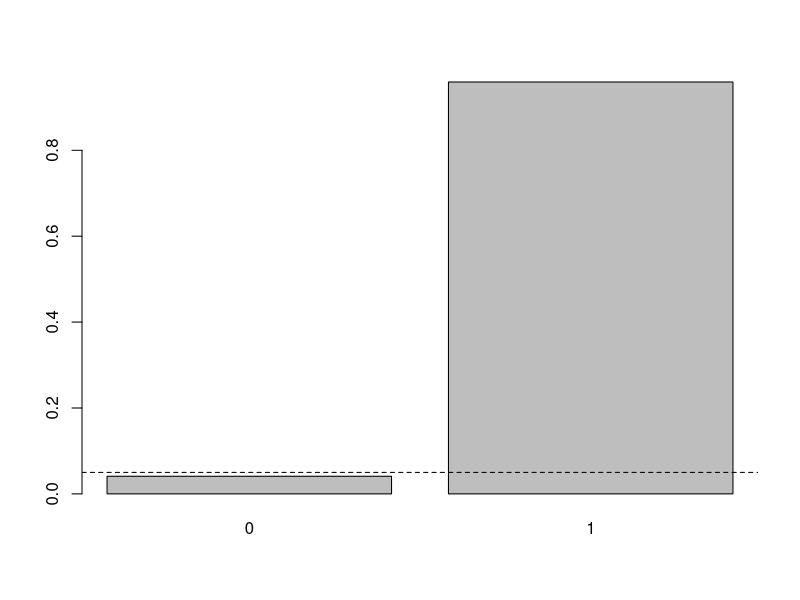
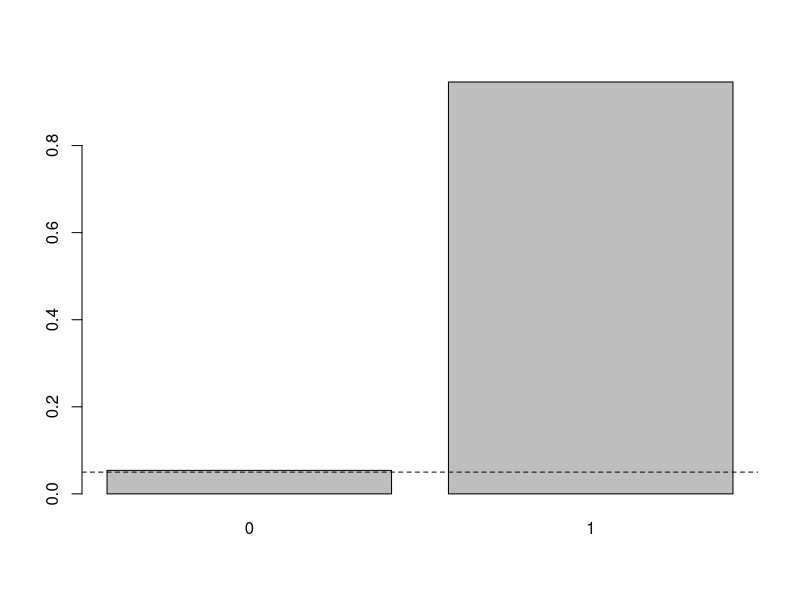
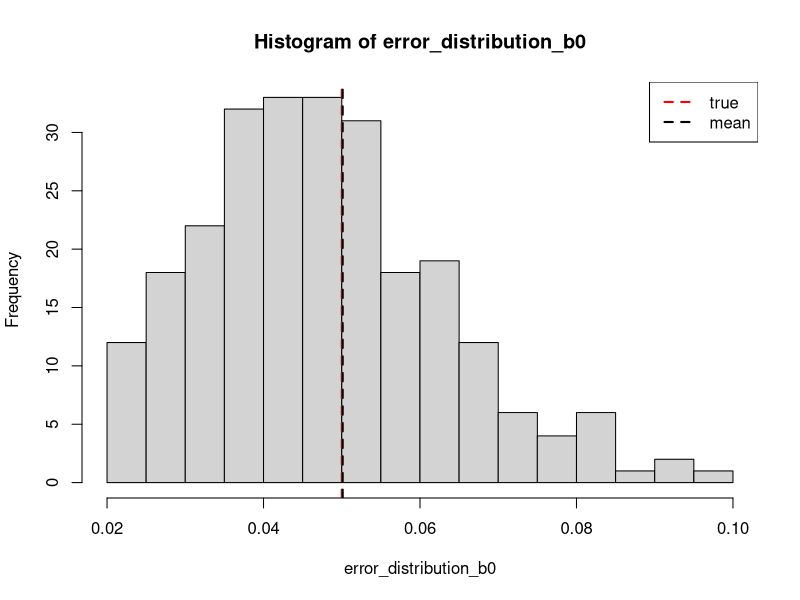
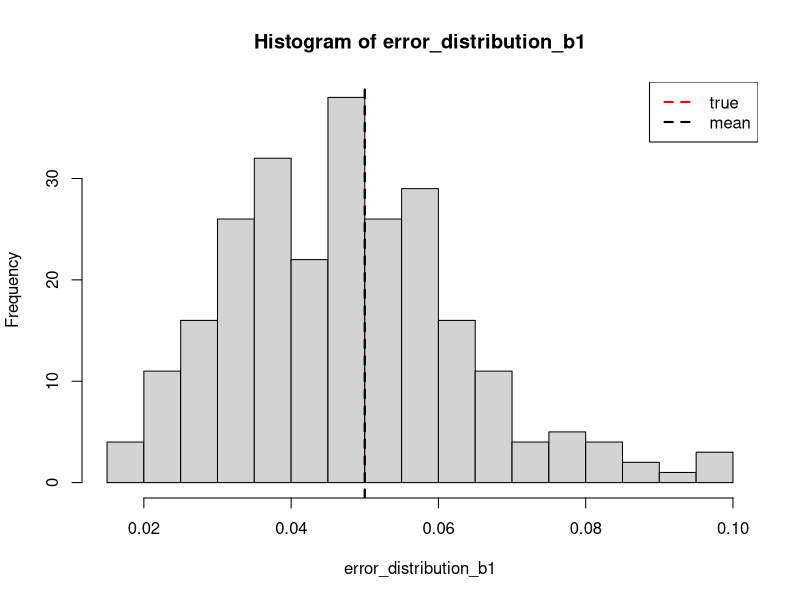

Write R code to recreate these figures, in order.



noise_var <- 6 ** 2
true_slope <- 8
true_intercept <- 2
true_model <- function(x) {true_slope * x + true_intercept}

get_sample_data <- function(n)  { 
    x <- runif(n, -2,2); 
    y <- true_model(x) + rnorm(n, sd=sqrt(noise_var));
    return(data.frame(x=x,y=y))
}


N_iter = 1000
sample_size = 50

correct_interval_b0 <- c()
correct_interval_b1 <- c()

for (i in 1:N_iter) {

  sampled <- get_sample_data(sample_size)
  linear_reg <- lm(y~x, data=sampled)
  
 
  b0 <- linear_reg$coefficients[1]
  b1 <- linear_reg$coefficients[2]
  
  stand_error_slope <- noise_var / sum((sampled$x - mean(sampled$x)) ** 2)
  stand_error_intercept <- noise_var * ((1 / sample_size) +  (mean(sampled$x) ** 2 / sum((sampled$x - mean(sampled$x)) ** 2)))
  
  b1_confidence_interval  <- c(b1 + qnorm(.025) * sqrt(stand_error_slope),
                               b1 + qnorm(1 - .025) * sqrt(stand_error_slope))
  
  print(b1_confidence_interval)
  b0_confidence_interval  <- c(b0 + qnorm(.025) * sqrt(stand_error_intercept),
                               b0 + qnorm(1 - .025) * sqrt(stand_error_intercept))
  
  correct_interval_b1 <- c(correct_interval_b1,
                            as.numeric(true_slope > b1_confidence_interval[1] & 
                                       true_slope < b1_confidence_interval[2]))
  
  correct_interval_b0 <- c(correct_interval_b0,
                           as.numeric(true_intercept > b0_confidence_interval[1] & 
                                      true_intercept < b0_confidence_interval[2]))
                               
}


barplot(table(correct_interval_b1) / N_iter)
abline(h=.05, lty=2)

barplot(table(correct_interval_b0) / N_iter)
abline(h=.05, lty=2)






# Get the distribution of errors for randomly estimated values

error_distribution_b0 <- c()
error_distribution_b1 <- c()

estimation_iterations <- 250
for (i in 1:estimation_iterations) {
  noise_var <- runif(1, 2,50)
  true_slope <- runif(1, -25,25)
  true_intercept <- runif(1,-5,5)
  
  testing_range <- runif(2, -50,50)
  
  true_model <- function(x) {true_slope * x + true_intercept}
  get_sample_data <- function(n)  { 
    x <- runif(n, min(testing_range),max(testing_range)); 
    y <- true_model(x) + rnorm(n, sd=sqrt(noise_var));
    return(data.frame(x=x,y=y))
  }
  
  
  N_iter = 200
  sample_size = floor(runif(1,10, 50))
  
  correct_interval_b0 <- c()
  correct_interval_b1 <- c()
  
  for (j in 1:N_iter) {
    
    sampled <- get_sample_data(sample_size)
    linear_reg <- lm(y~x, data=sampled)
    
    
    b0 <- linear_reg$coefficients[1]
    b1 <- linear_reg$coefficients[2]
    
    stand_error_slope <- noise_var / sum((sampled$x - mean(sampled$x)) ** 2)
    stand_error_intercept <- noise_var * ((1 / sample_size) +  (mean(sampled$x) ** 2 / sum((sampled$x - mean(sampled$x)) ** 2)))
    
    b1_confidence_interval  <- c(b1 + qnorm(.025) * sqrt(stand_error_slope),
                                 b1 + qnorm(1 - .025) * sqrt(stand_error_slope))
    
    
    b0_confidence_interval  <- c(b0 + qnorm(.025) * sqrt(stand_error_intercept),
                                 b0 + qnorm(1 - .025) * sqrt(stand_error_intercept))
    
    correct_interval_b1 <- c(correct_interval_b1,
                             as.numeric(true_slope > b1_confidence_interval[1] & 
                                          true_slope < b1_confidence_interval[2]))
    
    correct_interval_b0 <- c(correct_interval_b0,
                             as.numeric(true_intercept > b0_confidence_interval[1] & 
                                          true_intercept < b0_confidence_interval[2]))
    
  }
  
  
  b1_error_fraction <- (table(correct_interval_b1) / N_iter)[1]
  b0_error_fraction <- (table(correct_interval_b0) / N_iter)[1]
  
  print(sprintf("Estimating model y = %.2f * x + %.2f + noise(0,sigma**2=%.2f)", true_slope, true_intercept, noise_var))
  print(sprintf("Estimating over %d samples range [%.2f,%.2f]", sample_size, min(testing_range), max(testing_range)))
  print(sprintf("Over %d iterations, confidence interval were wrong (%.3f for b0; %.3f for b1)", N_iter, b0_error_fraction, b1_error_fraction))
  
  
  error_distribution_b0 <- c(error_distribution_b0, b0_error_fraction)
  error_distribution_b1 <- c(error_distribution_b1, b1_error_fraction)
}

hist(error_distribution_b0, breaks=15)
abline(v=.05, lty=2, lwd=2, col="red")
abline(v=mean(error_distribution_b0), lty=2, lwd=2, col="black")
legend(x="topright", legend = c("true", "mean"), col=c("red","black"), lty=c(2,2), lwd=c(2,2))  

hist(error_distribution_b1, breaks=15)
abline(v=.05, lty=2, lwd=2, col="red")
abline(v=mean(error_distribution_b1), lty=2, lwd=2, col="black")
legend(x="topright", legend = c("true", "mean"), col=c("red","black"), lty=c(2,2), lwd=c(2,2))  



